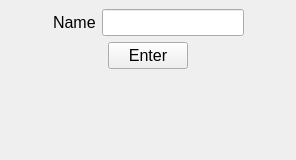
<?xml version="1.0" encoding="UTF-8"?>
<ui version="4.0">
 <class>MainWindow</class>
 <widget class="QMainWindow" name="MainWindow">
  <property name="geometry">
   <rect>
    <x>0</x>
    <y>0</y>
    <width>296</width>
    <height>160</height>
   </rect>
  </property>
  <property name="windowTitle">
   <string>MainWindow</string>
  </property>
  <widget class="QWidget" name="centralwidget">
   <layout class="QGridLayout" name="gridLayout_2">
    <item row="0" column="0">
     <layout class="QGridLayout" name="gridLayout">
      <item row="0" column="0">
       <layout class="QHBoxLayout" name="horizontalLayout">
        <item>
         <spacer name="horizontalSpacer">
          <property name="orientation">
           <enum>Qt::Horizontal</enum>
          </property>
          <property name="sizeHint" stdset="0">
           <size>
            <width>40</width>
            <height>20</height>
           </size>
          </property>
         </spacer>
        </item>
        <item>
         <widget class="QLabel" name="name_lb">
          <property name="font">
           <font>
            <pointsize>12</pointsize>
           </font>
          </property>
          <property name="text">
           <string>Name</string>
          </property>
         </widget>
        </item>
        <item>
         <widget class="QLineEdit" name="name_input">
          <property name="font">
           <font>
            <pointsize>12</pointsize>
           </font>
          </property>
         </widget>
        </item>
        <item>
         <spacer name="horizontalSpacer_2">
          <property name="orientation">
           <enum>Qt::Horizontal</enum>
          </property>
          <property name="sizeHint" stdset="0">
           <size>
            <width>40</width>
            <height>20</height>
           </size>
          </property>
         </spacer>
        </item>
       </layout>
      </item>
      <item row="1" column="0">
       <layout class="QHBoxLayout" name="horizontalLayout_2">
        <item>
         <spacer name="horizontalSpacer_3">
          <property name="orientation">
           <enum>Qt::Horizontal</enum>
          </property>
          <property name="sizeHint" stdset="0">
           <size>
            <width>40</width>
            <height>20</height>
           </size>
          </property>
         </spacer>
        </item>
        <item>
         <widget class="QPushButton" name="enter_btn">
          <property name="font">
           <font>
            <pointsize>12</pointsize>
           </font>
          </property>
          <property name="text">
           <string>Enter</string>
          </property>
         </widget>
        </item>
        <item>
         <spacer name="horizontalSpacer_4">
          <property name="orientation">
           <enum>Qt::Horizontal</enum>
          </property>
          <property name="sizeHint" stdset="0">
           <size>
            <width>40</width>
            <height>20</height>
           </size>
          </property>
         </spacer>
        </item>
       </layout>
      </item>
      <item row="2" column="0">
       <widget class="QLabel" name="greeting_lb">
        <property name="font">
         <font>
          <pointsize>12</pointsize>
         </font>
        </property>
        <property name="text">
         <string/>
        </property>
       </widget>
      </item>
     </layout>
    </item>
   </layout>
  </widget>
 </widget>
 <resources/>
 <connections/>
</ui>
